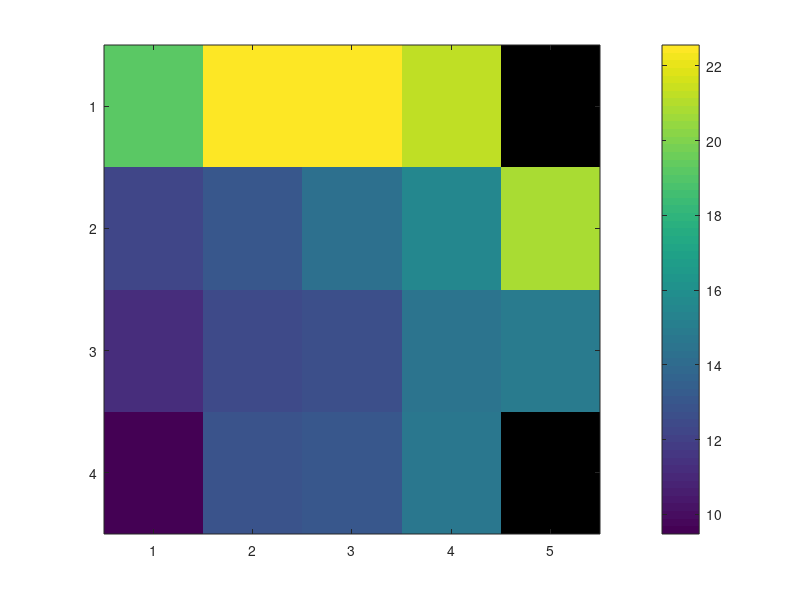

Recreate this plot in MATLAB. (Note: this script raises an error after producing the figure.)
load("volatility_shock_run_kl_model_seed_99.mat")
figure();
imagesc(avg_time_in_pattern_no_fail);
c=colorbar();
clim([0, 25]);
xlabel('sigma');
yticks((1:10)*20-10);
yticklabels({'tF=1','tF=2','tF=3','tF=4'});
ylabel('Time to failure');c.Label.String = 'average time same cropping pattern no failure';

figure();
imagesc(var_avg_time_in_pattern_no_fail);
c=colorbar();
xlabel('sigma');
yticks((1:10)*20-10);
yticklabels({'tF=1','tF=2','tF=3','tF=4'});
ylabel('Time to failure');c.Label.String = 'variance time same cropping pattern no failure';


figure();
imagesc(avg_time_in_pattern_fail);
c=colorbar();
clim([0, 25]);
xlabel('sigma');
yticks((1:10)*20-10);
yticklabels({'tF=1','tF=2','tF=3','tF=4'});
ylabel('Time to failure');c.Label.String = 'average time same cropping pattern failure';

figure();
imagesc(var_avg_time_in_pattern_fail);
c=colorbar();
xlabel('sigma');
yticks((1:10)*20-10);
yticklabels({'tF=1','tF=2','tF=3','tF=4'});
ylabel('Time to failure');c.Label.String = 'variance time same cropping pattern failure';


figure();
imagesc(avg_same_crop_before_failure);
c=colorbar();
xlabel('timestep');
yticks((1:10)*20-10);
yticks((1:10)*20-10);
yticklabels({'tF=1','tF=2','tF=3','tF=4'});
xlabel('sigma');
ylabel('Time to failure');c.Label.String = 'average time same cropping pattern before failure';

figure();
imagesc(var_same_crop_before_failure);
c=colorbar();
xticklabels((1:4)*5/20);
xlabel('sigma');
yticks((1:10)*20-10);
yticklabels({'tF=1','tF=2','tF=3','tF=4'});
ylabel('Time to failure');c.Label.String = 'variance time same cropping pattern before failure';

%dt_diff = diff(dts,1,2);
%[sel, c] = max( dt_diff >.4, [], 2 );
%shift = zeros(10,20);
%cnt = 1;
%for i =1:10
%    for j = 1:20
%        shift(i,j)=c(cnt);
%        cnt = cnt + 1;
%    end
%end
%shift(shift==1) = nan;
%imagesc(shift);colorbar();
%colormap( [0 0 0; parula(255)] );
%shiftT = shift;